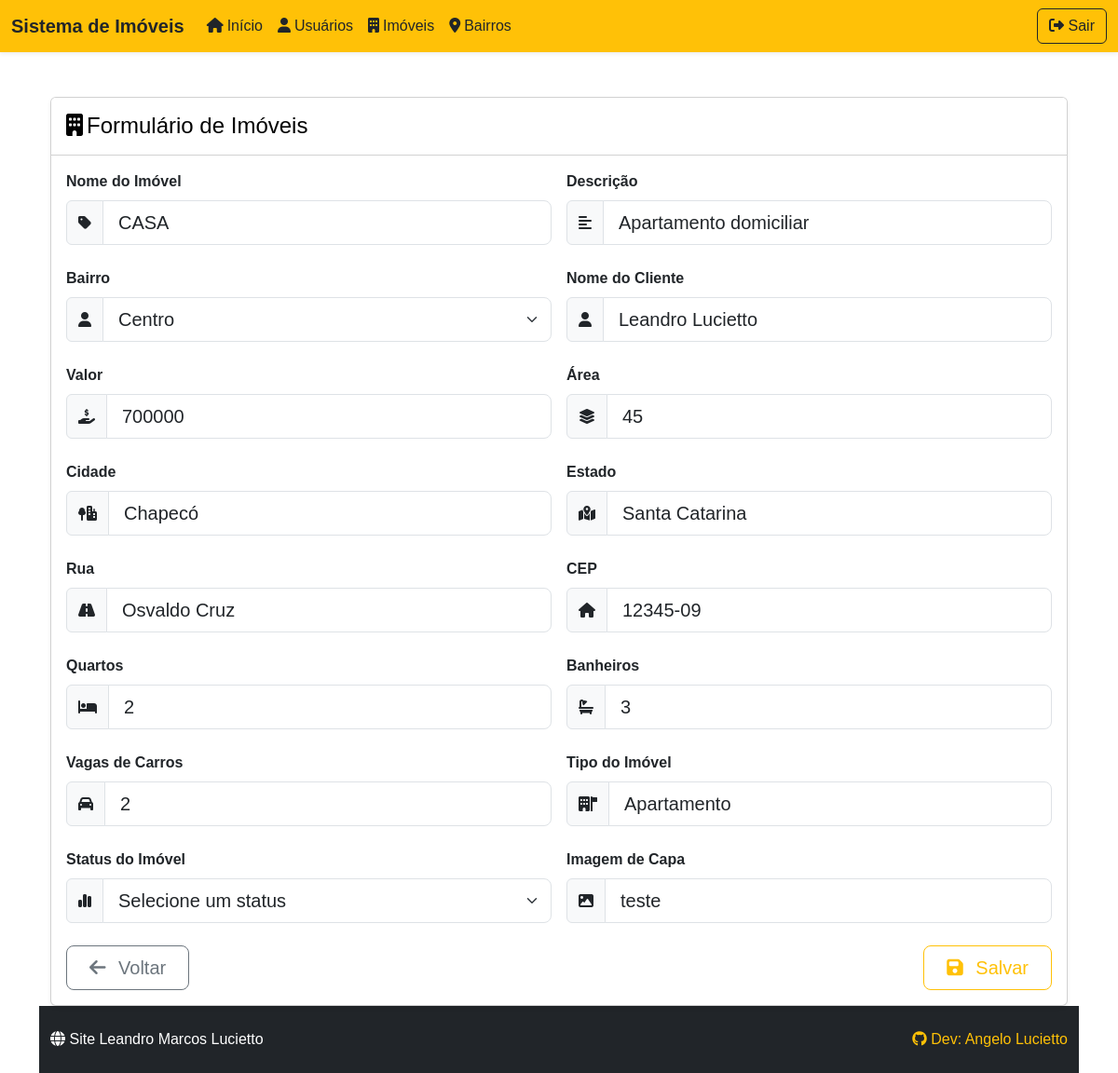
Screenshot of /admin/imovel/ImovelForm.php?id=1 with the database file from the repository.
### tables this page shows
CREATE TABLE IF NOT EXISTS `imovel` (
  `id` int NOT NULL AUTO_INCREMENT,
  `nome` varchar(100) DEFAULT NULL,
  `cliente` varchar(150) DEFAULT NULL,
  `descricao` varchar(200) DEFAULT NULL,
  `valor` int DEFAULT NULL,
  `area` int DEFAULT NULL,
  `cidade` varchar(50) DEFAULT NULL,
  `estado` varchar(50) DEFAULT NULL,
  `idBairro` int DEFAULT NULL,
  `rua` varchar(100) DEFAULT NULL,
  `cep` varchar(20) DEFAULT NULL,
  `quartos` int DEFAULT NULL,
  `banheiros` int DEFAULT NULL,
  `vagas` int DEFAULT NULL,
  `tipo` varchar(50) DEFAULT NULL,
  `status` varchar(50) DEFAULT NULL,
  `capa` varchar(50) DEFAULT NULL,
  PRIMARY KEY (`id`)
);

CREATE TABLE IF NOT EXISTS `bairro` (
  `id` int NOT NULL AUTO_INCREMENT,
  `nome` varchar(100) DEFAULT NULL,
  PRIMARY KEY (`id`) USING BTREE
);

### admin/db.class.php (called while the page is built, shortened)
<?php
class db {
    private $host = "localhost";
    private $user = "root";
    private $password = "";
    private $dbname ="bancoimoveis";
    private $table_name;
    public function __construct($table_name){
        $this->table_name = $table_name;
        return $this->conn();
    }
    function conn(){
        try{
            $conn = new PDO(
                "mysql:host=$this->host;dbname=$this->dbname",
                $this->user,
                $this->password,
                [
                    PDO::ATTR_ERRMODE,
                    PDO::ERRMODE_EXCEPTION,
                    PDO::MYSQL_ATTR_INIT_COMMAND =>"SET NAMES utf8"
                ]
            );
            return $conn;
        } catch(PDOException $e){
            echo "Erro: ". $e->getMessage();
        }
    }
    public function all(){
        $conn = $this->conn();
        $sql = "SELECT * FROM $this->table_name";
        $st = $conn->prepare( $sql);
        $st->execute();
        return $st->fetchAll(PDO::FETCH_CLASS);
    }
    public function find($id){
        $conn = $this->conn();
        $sql = "SELECT * FROM $this->table_name WHERE id = ?";
        $st = $conn->prepare( $sql);
        $st->execute([$id]);
        return $st->fetchObject();
    }
}

### admin/imovel/ImovelForm.php (the view, shortened to what this page needs)
<?php
    include "../db.class.php";
    include_once "../../header.php";
    $db = new db('imovel');
    $dbBairro = new db('bairro');
    $listaBairro = $dbBairro->all();
    $data = null;
    if(!empty($_GET['id'])){
        $data = $db->find($_GET['id']);
    }
?>
<div class="container mt-4">
    <div class="card shadow-sm">
        <div class="card-header bg-white text-black py-3">
            <h4 class="mb-0"><i class="fas fa-building me-1"></i>Formulário de Imóveis</h4>
        </div>
        <div class="card-body">
            <form action="" method="post">
                <div class="row g-3 mb-4">
                    <div class="col-md-6">
                        <label for="nome" class="form-label fw-bold">Nome do Imóvel</label>
                        <div class="input-group">
                            <span class="input-group-text"><i class="fas fa-tag"></i></span>
                            <input type="text" name="nome" id="nome" class="form-control form-control-lg"
                                   value="<?= $data->nome ?? '' ?>" placeholder="Ex: Edifício Central Park">
                        </div>
                    </div>
                    <div class="col-md-6">
                        <label for="descricao" class="form-label fw-bold">Descrição</label>
                        <div class="input-group">
                            <span class="input-group-text"><i class="fas fa-align-left"></i></span>
                            <input type="text" name="descricao" id="descricao" class="form-control form-control-lg"
                                   value="<?= $data->descricao ?? '' ?>" placeholder="Descrição do imóvel">
                        </div>
                    </div>
                </div>
                <div class="row g-3 mb-4">
                    <div class="col-md-6">
                        <label for="usuario_id" class="form-label fw-bold">Bairro</label>
                        <div class="input-group">
                            <span class="input-group-text"><i class="fas fa-user"></i></span>
                            <select name="idBairro" id="idBairro" class="form-select form-select-lg">
                                <?php foreach($listaBairro as $bairro) { ?>
                                    <option value="<?= $bairro->id ?>" <?= (isset($data->idBairro) && $data->idBairro == $bairro->id) ? 'selected' : '' ?>>
                                        <?= $bairro->nome ?>
                                    </option>
                                <?php } ?>
                            </select>
                        </div>
                    </div>
                    <div class="col-md-6">
                        <label for="cliente" class="form-label fw-bold">Nome do Cliente</label>
                        <div class="input-group">
                            <span class="input-group-text"><i class="fa-solid fa-user"></i></span>
                            <input type="text" name="cliente" id="cliente" class="form-control form-control-lg"
                                   value="<?= $data->cliente ?? '' ?>" placeholder="Ex: Maria de Lurdes">
                        </div>
                    </div>
                </div>
                <div class="row g-3 mb-4">
                    <div class="col-md-6">
                        <label for="nome" class="form-label fw-bold">Valor</label>
                        <div class="input-group">
                            <span class="input-group-text"><i class="fa-solid fa-hand-holding-dollar"></i></span>
                            <input type="text" name="valor" id="valor" class="form-control form-control-lg"
                                   value="<?= $data->valor ?? '' ?>" placeholder="Valor do imóvel">
                        </div>
                    </div>
                    <div class="col-md-6">
                        <label for="descricao" class="form-label fw-bold">Área</label>
                        <div class="input-group">
                            <span class="input-group-text"><i class="fa-solid fa-layer-group"></i></span>
                            <input type="text" name="area" id="area" class="form-control form-control-lg"
                                   value="<?= $data->area ?? '' ?>" placeholder="Área do imóvel (m²)">
                        </div>
                    </div>
                </div>
                <div class="row g-3 mb-4">
                    <div class="col-md-6">
                        <label for="nome" class="form-label fw-bold">Cidade</label>
                        <div class="input-group">
                            <span class="input-group-text"><i class="fa-solid fa-tree-city"></i></span>
                            <input type="text" name="cidade" id="cidade" class="form-control form-control-lg"
                                   value="<?= $data->cidade ?? '' ?>" placeholder="Cidade do imóvel">
                        </div>
                    </div>
                    <div class="col-md-6">
                        <label for="descricao" class="form-label fw-bold">Estado</label>
                        <div class="input-group">
                            <span class="input-group-text"><i class="fa-solid fa-map-location-dot"></i></span>
                            <input type="text" name="estado" id="estado" class="form-control form-control-lg"
                                   value="<?= $data->estado ?? '' ?>" placeholder="Estado do imóvel">
                        </div>
                    </div>
                </div>
                <div class="row g-3 mb-4">
                    <div class="col-md-6">
                        <label for="nome" class="form-label fw-bold">Rua</label>
                        <div class="input-group">
                            <span class="input-group-text"><i class="fa-solid fa-road"></i></span>
                            <input type="text" name="rua" id="rua" class="form-control form-control-lg"
                                   value="<?= $data->rua ?? '' ?>" placeholder="Rua do imóvel">
                        </div>
                    </div>
                    <div class="col-md-6">
                        <label for="descricao" class="form-label fw-bold">CEP</label>
                        <div class="input-group">
                            <span class="input-group-text"><i class="fa-solid fa-house"></i></span>
                            <input type="text" name="cep" id="cep" class="form-control form-control-lg"
                                   value="<?= $data->cep ?? '' ?>" placeholder="CEP do imóvel">
                        </div>
                    </div>
                </div>
                <div class="row g-3 mb-4">
                    <div class="col-md-6">
                        <label for="nome" class="form-label fw-bold">Quartos</label>
                        <div class="input-group">
                            <span class="input-group-text"><i class="fa-solid fa-bed"></i></span>
                            <input type="text" name="quartos" id="quartos" class="form-control form-control-lg"
                                   value="<?= $data->quartos ?? '' ?>" placeholder="Quantidade de quartos">
                        </div>
                    </div>
                    <div class="col-md-6">
                        <label for="descricao" class="form-label fw-bold">Banheiros</label>
                        <div class="input-group">
                            <span class="input-group-text"><i class="fa-solid fa-bath"></i></span>
                            <input type="text" name="banheiros" id="banheiros" class="form-control form-control-lg"
                                   value="<?= $data->banheiros ?? '' ?>" placeholder="Quantidade de banheiros">
                        </div>
                    </div>
                </div>
                <div class="row g-3 mb-4">
                    <div class="col-md-6">
                        <label for="nome" class="form-label fw-bold">Vagas de Carros</label>
                        <div class="input-group">
                            <span class="input-group-text"><i class="fa-solid fa-car"></i></span>
                            <input type="text" name="vagas" id="vagas" class="form-control form-control-lg"
                                   value="<?= $data->vagas ?? '' ?>" placeholder="Quantidade de vagas de carros">
                        </div>
                    </div>
                     <div class="col-md-6">
                        <label for="nome" class="form-label fw-bold">Tipo do Imóvel</label>
                        <div class="input-group">
                            <span class="input-group-text"><i class="fa-solid fa-building-flag"></i></span>
                            <input type="text" name="tipo" id="tipo" class="form-control form-control-lg"
                                   value="<?= $data->tipo ?? '' ?>" placeholder="Ex: Apartamento, Casa, Comercial">
                        </div>
                    </div>
                </div>
                <div class="row g-3 mb-4">
                    <div class="col-md-6">
                        <label for="usuario_id" class="form-label fw-bold">Status do Imóvel</label>
                        <div class="input-group">
                            <span class="input-group-text"><i class="fa-solid fa-chart-simple"></i></span>
                            <select name="status" id="status" class="form-select form-select-lg">
                                <option selected value="">Selecione um status</option>
                            </select>
                        </div>
                    </div>
                    <div class="col-md-6">
                        <label for="descricao" class="form-label fw-bold">Imagem de Capa</label>
                        <div class="input-group">
                            <span class="input-group-text"><i class="fa-solid fa-image"></i></span>
                            <input type="text" name="capa" id="capa" class="form-control form-control-lg"
                                   value="<?= $data->capa ?? '' ?>" placeholder="Imagem">
                        </div>
                    </div>
                </div>
                <div class="d-flex justify-content-between mt-4">
                    <div>
                        <a href="./ImovelList.php" class="btn btn-outline-secondary btn-lg px-4 me-2">
                            <i class="fas fa-arrow-left me-2"></i> Voltar
                        </a>
                    </div>
                    <button type="submit" class="btn btn-outline-warning btn-lg px-4">
                        <i class="fas fa-save me-2"></i> Salvar
                    </button>
                </div>
            </form>
        </div>
    </div>
</div>
<?php
    include_once "../../footer.php";
?>

### config/style.css (style rules this page uses)
body { font-family: Arial, sans-serif; }
html, body { height: 100%; margin: 0; display: flex; flex-direction: column; }
body { margin: 0; }

### rows the page displays
imovel: nome "CASA", descricao "Apartamento domiciliar", idBairro "Centro", cliente "Leandro Lucietto", valor "700000", area "45", cidade "Chapecó", estado "Santa Catarina", rua "Osvaldo Cruz", cep "12345-09", quartos "2", banheiros "3", vagas "2", tipo "Apartamento", capa "teste"
